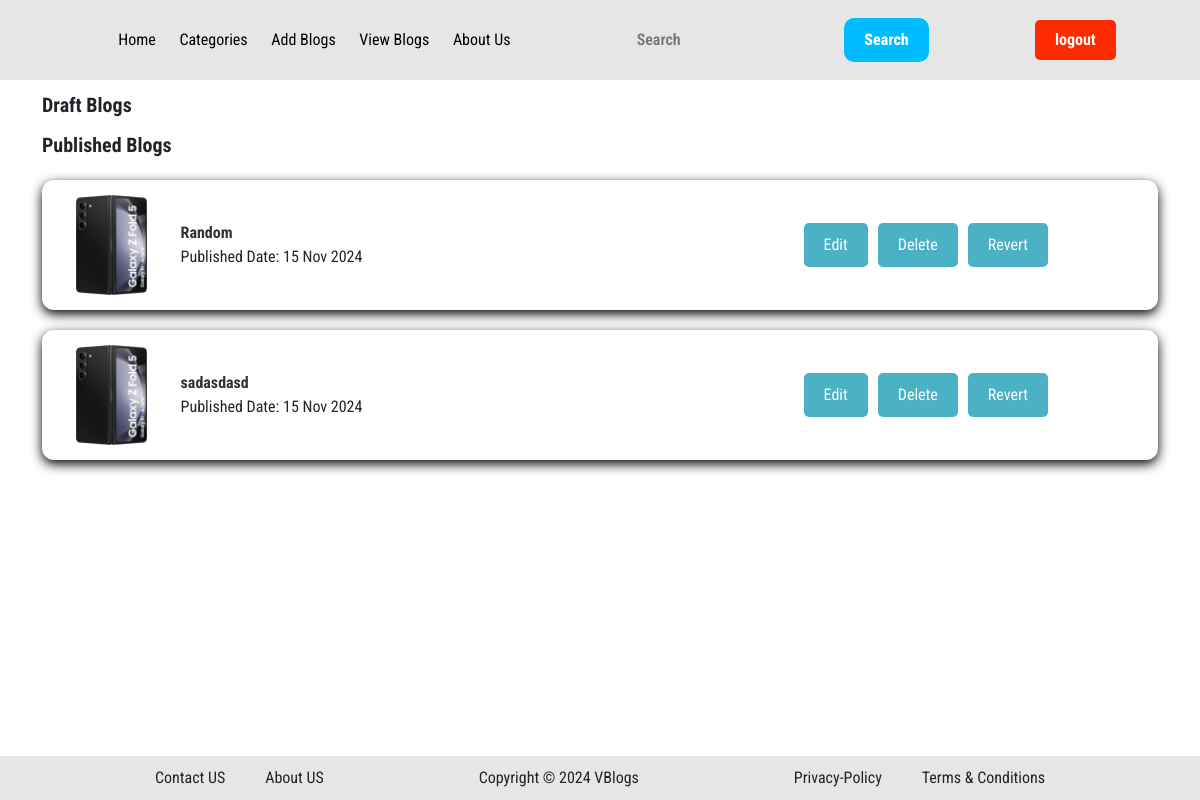
The app's page /view_blogs/ (signed in), older data.
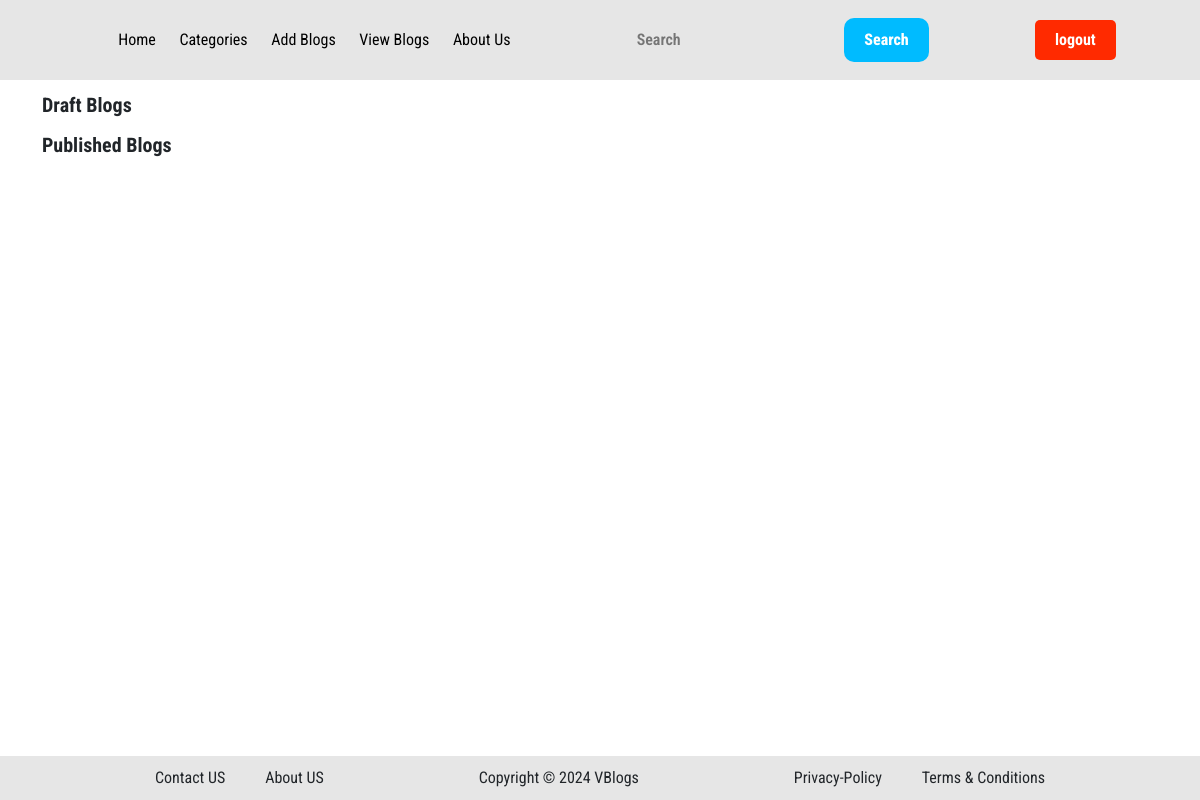
The same page, newer data.
### posts/models.py (models this page shows, shortened)
class UserBlogs(models.Model):
    user = models.ForeignKey(
        CustomUser, on_delete=models.CASCADE
    )
    blog = models.ForeignKey(
        Blog,
        on_delete=models.CASCADE
    )
    is_published = models.BooleanField(
        default=False,
    )  # Indicates if the blog is published
    published_date = models.DateTimeField(
        null=True, blank=True,
    )  # Date when published

class Blog(models.Model):
    blog_cat = models.ForeignKey(
        Category, on_delete=models.SET_NULL, null=True, blank=True
    )
    blog_title = models.CharField(max_length=100)
    blog_content = models.TextField()
    blog_image = models.ImageField(upload_to="Posts", null=True, blank=True)
    submitted_at = models.DateTimeField(auto_now_add=True, null=True, blank=True)

### posts/views.py (the view, shortened to what this page needs)
# urls.py: path("view_blogs/", view_blogs, name="view_blogs"),  # View Blogs
@login_required(login_url="/login/")
def view_blogs(request):
    user_blogs = UserBlogs.objects.filter(user=request.user)
    published_blogs = user_blogs.filter(is_published=True)
    draft_blogs = user_blogs.filter(is_published=False)
    return render(
        request,
        "posts/view_blogs.html",
        {
            "published_blogs": published_blogs,
            "draft_blogs": draft_blogs,
            "page_name": "Your Blogs",
        },
    )

### posts/context_processors.py (called while the page is built)
def category_list(request):
    categories = Category.objects.all()
    return {'categories': categories}

### posts/templates/posts/view_blogs.html (shortened to what this page needs)
{% extends 'base.html' %}
{% load static %}
{% block css %}
  <link rel="stylesheet" href="{% static 'posts/view_blogs.css' %}" />
{% endblock %}
{% block body %}
  <div class="container">
    <div class="draft-title">
      <span>Draft Blogs</span>
    </div>
    <div class="publish-title">
      <span>Published Blogs</span>
    </div>
    <div class="publish-blog-container">
      {% for blog in published_blogs %}
        <div class="blog-card d-flex">
          <div class="blog-image">
            <img src="{{ blog.blog.blog_image.url }}" alt="Blog Image" />
          </div>
          <div class="blog-details">
            <div class="blog-title">
              <span>{{ blog.blog.blog_title }}</span>
              <div class="blog-date">Published Date: {{ blog.published_date|date:'d M Y' }}</div>
            </div>
          </div>
          <div class="button-row">
            <a href="#" class="edit-link" data-id="{{ blog.blog.id }}">Edit</a>
            <form action="{% url 'delete_blog' blog.blog.id %}" method="POST">
              <button type="submit">Delete</button>
            </form>
            <form action="{% url 'toggle_publish_status' blog.blog.id %}" method="POST">
              <button type="submit">
                {% if blog.is_published %}
                  Revert
                {% else %}
                  Publish
                {% endif %}
              </button>
            </form>
          </div>
        </div>
      {% endfor %}
    </div>
  </div>
{% endblock %}

Row changes from the older to the newer data that the page shows:
removed UserBlogs: blog.blog_image (picture), blog.blog_title "Random", published_date "15 Nov 2024", is_published "Revert"
removed UserBlogs: blog.blog_image (picture), blog.blog_title "sadasdasd", published_date "15 Nov 2024", is_published "Revert"
